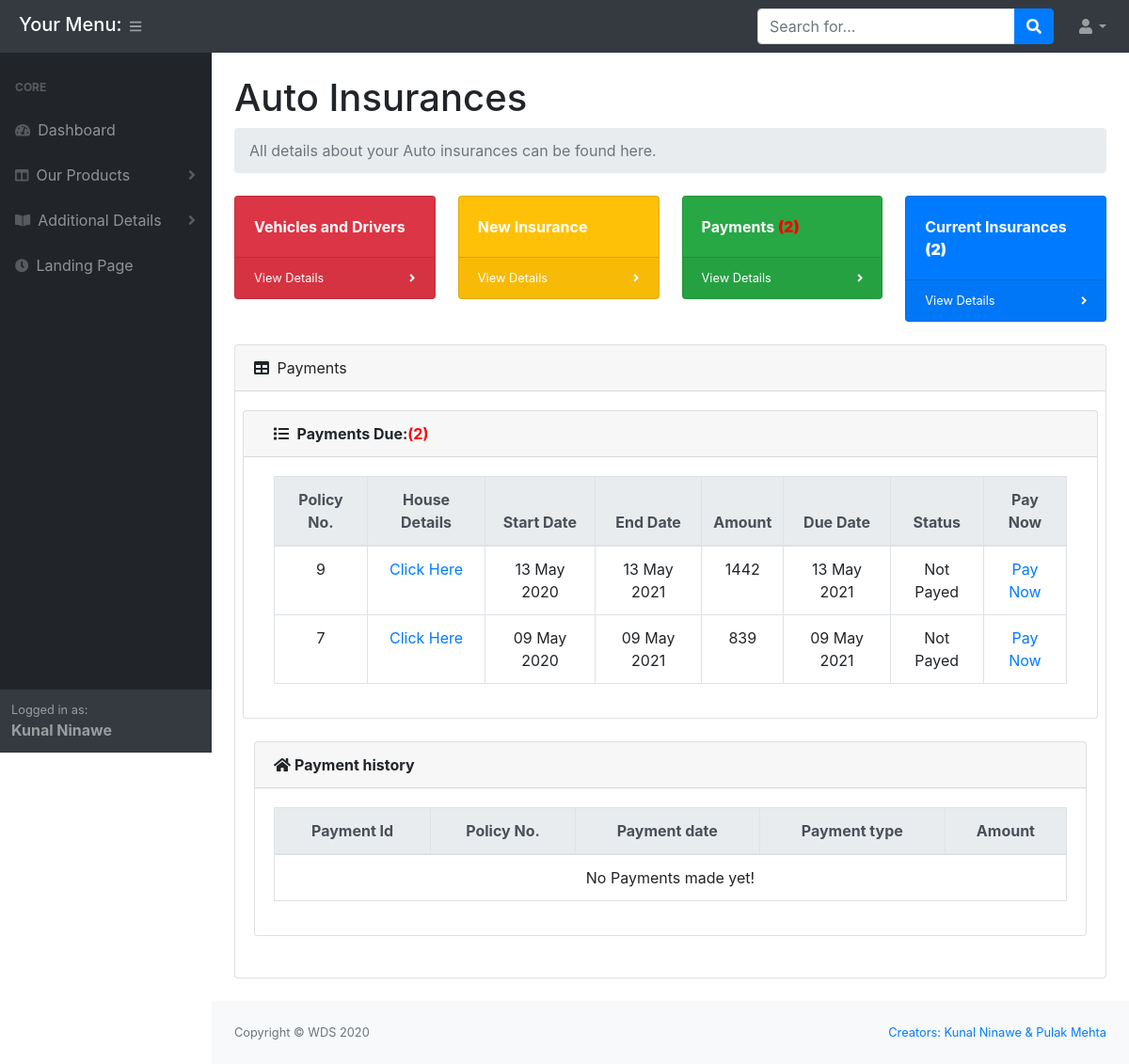
The page /customer/auto_ins_payments.php (signed in) on the database its author committed.
### tables this page shows
CREATE TABLE IF NOT EXISTS `cust_details` (
  `cust_id` int(11) NOT NULL AUTO_INCREMENT,
  `email` varchar(50) NOT NULL,
  `first_name` varchar(30) NOT NULL,
  `middle_name` varchar(30) DEFAULT NULL,
  `last_name` varchar(30) NOT NULL,
  `password` varchar(100) NOT NULL,
  `address` varchar(150) DEFAULT NULL,
  `gender` varchar(1) DEFAULT 'M',
  `marital_status` varchar(1) NOT NULL DEFAULT 'S',
  `cust_type` varchar(1) DEFAULT NULL,
  PRIMARY KEY (`cust_id`)
);

CREATE TABLE IF NOT EXISTS `auto_ins_payments` (
  `payment_id` int(11) NOT NULL AUTO_INCREMENT,
  `due_date` date NOT NULL,
  `amount` bigint(13) NOT NULL,
  `payment_date` date DEFAULT NULL,
  `payment_type` varchar(6) NOT NULL DEFAULT 'Check',
  `ainsid` int(11) NOT NULL COMMENT 'Foreign key giving all info about the insurance',
  `status` int(1) NOT NULL DEFAULT '0' COMMENT '0 means payment not done',
  PRIMARY KEY (`payment_id`)
);

CREATE TABLE IF NOT EXISTS `auto_ins` (
  `ainsid` int(11) NOT NULL AUTO_INCREMENT,
  `cust_id` int(11) NOT NULL,
  `start_date` date NOT NULL,
  `end_date` date NOT NULL,
  `total_amount` bigint(13) NOT NULL,
  `status` varchar(1) NOT NULL DEFAULT 'C',
  PRIMARY KEY (`ainsid`)
);

### customer/functions.php (the view, shortened to what this page needs)
<?php
	function showCustDetails($email){
		global $conn;
		$email = mysqli_real_escape_string($conn, $email);
		$sql = "SELECT * FROM cust_details WHERE email='$email'";
		$result = mysqli_query($conn,$sql);
		$array = mysqli_fetch_array($result);
	    if(isset($array)){
	    	return $array;
	    }
	    else{
	    	return 0;
	    }
	}
	function getFormattedDate($time){
        $day=date("d",$time);
        $month=date("M",$time);
        $year=date("Y",$time);
        return ($day." ".$month." ".$year);
	}
	function getAutoPaymentCount($email){
		global $conn;
		$sql = "SELECT * FROM auto_ins_payments WHERE status = '0' AND ainsid IN(
			SELECT ainsid FROM auto_ins WHERE cust_id=(
				SELECT cust_id FROM cust_details WHERE email='$email')
		) ORDER BY ainsid asc";
		$query = mysqli_query($conn, $sql);
		$rows = mysqli_num_rows($query);
		if($rows>0){
			return $rows;
		}
		else{
			return 0;
		}
	}
	function showAutoPayment($ainsid, $date, $status){
		global $conn;
		$sql = "SELECT * FROM auto_ins_payments WHERE ainsid='$ainsid' AND status = '$status' ORDER BY ainsid asc";
		$query = mysqli_query($conn, $sql);
		$rows = mysqli_num_rows($query);
		if($rows>0){
			return $query;
		}
		else{
			return false;
		}
	}
	function showAutoPaymentHistory($email){
		global $conn;
		$sql = "SELECT * FROM auto_ins_payments WHERE ainsid IN(
			SELECT ainsid FROM auto_ins WHERE cust_id =(
				SELECT cust_id FROM cust_details WHERE email='$email'
			)) AND status='1'";
		$query = mysqli_query($conn, $sql);
		$rows = mysqli_num_rows($query);
		if($rows>0){
			return $query;
		}
		else{
			return false;
		}
	}
	function showAutoInsDetails($email){
		global $conn;
		$sql = "SELECT * FROM auto_ins WHERE cust_id=(SELECT cust_id FROM cust_details WHERE email='$email')";
		$query = mysqli_query($conn, $sql);
		$num_rows = mysqli_num_rows($query);
		if($num_rows > 0){
			return $query;
		}
		else{
			return false;
		}
	}

### customer/functions.php (the view, shortened to what this page needs)
<?php
	function showCustDetails($email){
		global $conn;
		$email = mysqli_real_escape_string($conn, $email);
		$sql = "SELECT * FROM cust_details WHERE email='$email'";
		$result = mysqli_query($conn,$sql);
		$array = mysqli_fetch_array($result);
	    if(isset($array)){
	    	return $array;
	    }
	    else{
	    	return 0;
	    }
	}
	function getFormattedDate($time){
        $day=date("d",$time);
        $month=date("M",$time);
        $year=date("Y",$time);
        return ($day." ".$month." ".$year);
	}
	function getAutoPaymentCount($email){
		global $conn;
		$sql = "SELECT * FROM auto_ins_payments WHERE status = '0' AND ainsid IN(
			SELECT ainsid FROM auto_ins WHERE cust_id=(
				SELECT cust_id FROM cust_details WHERE email='$email')
		) ORDER BY ainsid asc";
		$query = mysqli_query($conn, $sql);
		$rows = mysqli_num_rows($query);
		if($rows>0){
			return $rows;
		}
		else{
			return 0;
		}
	}
	function showAutoPayment($ainsid, $date, $status){
		global $conn;
		$sql = "SELECT * FROM auto_ins_payments WHERE ainsid='$ainsid' AND status = '$status' ORDER BY ainsid asc";
		$query = mysqli_query($conn, $sql);
		$rows = mysqli_num_rows($query);
		if($rows>0){
			return $query;
		}
		else{
			return false;
		}
	}
	function showAutoPaymentHistory($email){
		global $conn;
		$sql = "SELECT * FROM auto_ins_payments WHERE ainsid IN(
			SELECT ainsid FROM auto_ins WHERE cust_id =(
				SELECT cust_id FROM cust_details WHERE email='$email'
			)) AND status='1'";
		$query = mysqli_query($conn, $sql);
		$rows = mysqli_num_rows($query);
		if($rows>0){
			return $query;
		}
		else{
			return false;
		}
	}
	function showAutoInsDetails($email){
		global $conn;
		$sql = "SELECT * FROM auto_ins WHERE cust_id=(SELECT cust_id FROM cust_details WHERE email='$email')";
		$query = mysqli_query($conn, $sql);
		$num_rows = mysqli_num_rows($query);
		if($num_rows > 0){
			return $query;
		}
		else{
			return false;
		}
	}

### customer/auto_ins_payments.php (shortened to what this page needs)
<!DOCTYPE html>
<html>
<head>
</head>
<body class="sb-nav-fixed">
    <?php
    require_once 'header.php';
    ?>
    <div id="layoutSidenav_content">
        <?php
        require_once 'auto_ins_header.php';
        ?>
        <?php
        $result1 = showAutoInsDetails($_SESSION['email']);
        if($result1!=false){
            while ($row1 = mysqli_fetch_array($result1)) {
				$date = date("Y-m-d",strtotime("today"));
				$res45 = showAutoPayment($row1['ainsid'], $date, '0');
            }
		}
		?>
		<?php
			$date = date("Y-m-d",strtotime("today"));
			$result = showAutoInsDetails($_SESSION['email']);
		?>
 		<div class="auto_ins_content">
 			<div class="card mb-4">
 				<div class="card-header"><i class="fas fa-table mr-1"></i> Payments</div>
 				<div class="card-body">
 					<div class="row">
 						<div class="col-xl-12 col-md-12">
 							<div class="row">
 								<div class="card mb-4 col-md-12">
 									<div class="card-header row">
		 								<div class="col-md-5">
										 <i class="fas fa-list mr-1"></i> <b>Payments Due:</b><b style="color:red">(<?php echo getAutoPaymentCount($_SESSION['email']); ?>)</b>
										 </div>
									</div>
 									<div class="card-body">
 										<div class="table-responsive">
										 <table id="invoice_details" class="table table-bordered table-hover text-center">
										 	<thead class="thead-light">
											<tr>
												<th>Policy No.</th>
												<th>House Details</th>
												<th>Start Date</th>
												<th>End Date</th>
												<th>Amount</th>
												<th>Due Date</th>
												<th>Status</th>
												<th>Pay Now</th>
											</tr>
										</thead>
										<tbody>
								<?php
								if ($result == false) {
								} else {
									while ($row = mysqli_fetch_array($result)) {
										$row['start_date'] = getFormattedDate(strtotime($row['start_date']));
										$row['end_date'] = getFormattedDate(strtotime($row['end_date']));
										$res1 = showAutoPayment($row['ainsid'], $date, '0');
										if($res1==false){
										}
										else{
											while($row1 = mysqli_fetch_array($res1)){
												$row1['due_date'] = getFormattedDate(strtotime($row1['due_date']));
												echo "
													<tr>
														<td>".$row['ainsid']."</td>
														<td><a href='#' data-toggle='modal' data-target='#vehicleDetailsModall".$row['ainsid']."'>Click Here</a></td>
														<td>" . $row['start_date'] . "</td>
														<td>" . $row['end_date'] . "</td>
														<td>" . $row1['amount'] . "</td>
														<td> ".$row1['due_date']."</td>
														<td> Not Payed</td>
														<td><a href='#' data-toggle='modal' data-target='#payNowModal".$row1['payment_id']."'>Pay Now</a></td>
													</tr>
												";
											}
										}
									}
								}
								?>
								</tbody>
 										</table>
										 </div>
 									</div>
 								</div>
 							</div>
 						</div>
 						<div class="col-xl-12">
 							<div class="card mb-4">
 								<div class="card-header"><i class="fas fa-home mr-1"></i><b>Payment history</b> </div>
 								<div class="card-body">
 									<div class="table-responsive">
									 <table id="Payment" class="table table-bordered table-hover text-center">
 										<thead class="thead-light">
 											<tr>
 												<th>Payment Id</th>
 												<th>Policy No.</th>
 												<th>Payment date</th>
 												<th>Payment type</th>
 												<th>Amount</th>
 											</tr>
 										</thead>
 										<tbody>
											<?php
												$res2 = showAutoPaymentHistory($_SESSION['email']);
												if($res2 == false){
													echo "
														<tr>
															<td colspan='5'>No Payments made yet!</td>
														</tr>
													";
												}
											?>
 										</tbody>
 									</table>
									</div>
 								</div>
 							</div>
 						</div>
 					</div>
 				</div>
 			</div>
 	</div>
 	</main>
 	<?php
		require_once 'footer.php';
		?>
 	</div>
 </body>
 </html>

### customer/header.php (shortened to what this page needs)
<?php
require_once 'functions.php';
 ?>
<!DOCTYPE html>
<html>
<head>
    <link href="css/styles.css" rel="stylesheet" />
    <link href="https://cdn.datatables.net/1.10.20/css/dataTables.bootstrap4.min.css" rel="stylesheet" />
</head>
<body class="sb-nav-fixed">
	<nav class="sb-topnav navbar navbar-expand navbar-dark bg-dark">
            <h5 style="color:white;margin-left: 20px;margin-top: 3px;">Your Menu:</h5>
            <button class="btn btn-link btn-sm order-1 order-lg-0" id="sidebarToggle" href="#"><i class="fas fa-bars"></i></button>
            <form class="d-none d-md-inline-block form-inline ml-auto mr-0 mr-md-3 my-2 my-md-0">
                <div class="input-group">
                    <input class="form-control" type="text" placeholder="Search for..." aria-label="Search" aria-describedby="basic-addon2" />
                    <div class="input-group-append">
                        <button class="btn btn-primary" type="button"><i class="fas fa-search"></i></button>
                    </div>
                </div>
            </form>
            <ul class="navbar-nav ml-auto ml-md-0">
                <li class="nav-item dropdown">
                    <a class="nav-link dropdown-toggle" id="userDropdown" href="#" role="button" data-toggle="dropdown" aria-haspopup="true" aria-expanded="false"><i class="fas fa-user fa-fw"></i></a>
                </li>
            </ul>
        </nav>
        <div id="layoutSidenav">
            <div id="layoutSidenav_nav">
                <nav class="sb-sidenav accordion sb-sidenav-dark" id="sidenavAccordion">
                    <div class="sb-sidenav-menu">
                        <div class="nav">
                            <div class="sb-sidenav-menu-heading">Core</div>
                            <a class="nav-link" href="index.php"
                                ><div class="sb-nav-link-icon"><i class="fas fa-tachometer-alt"></i></div>
                                Dashboard</a>
                            <a class="nav-link collapsed" href="#" data-toggle="collapse" data-target="#collapseLayouts" aria-expanded="false" aria-controls="collapseLayouts"
                                ><div class="sb-nav-link-icon"><i class="fas fa-columns"></i></div>
                                Our Products
                                <div class="sb-sidenav-collapse-arrow"><i class="fas fa-angle-down"></i></div
                            ></a>
                            <a class="nav-link collapsed" href="#" data-toggle="collapse" data-target="#collapsePages" aria-expanded="false" aria-controls="collapsePages"
                                ><div class="sb-nav-link-icon"><i class="fas fa-book-open"></i></div>
                                Additional Details
                                <div class="sb-sidenav-collapse-arrow"><i class="fas fa-angle-down"></i></div
                            ></a>
                            <a class="nav-link" href="../index.php">
                                <div class="sb-nav-link-icon">
                                    <i class="fas fa-clock"></i>
                                </div>
                                Landing Page
                            </a>
                        </div>
                    </div>
                    <div class="sb-sidenav-footer">
                        <div class="small">Logged in as:</div>
                        <b>
                            <?php
                                    $result = showCustDetails($_SESSION['email']);
                                    echo $result['first_name']. " " . $result['last_name'];
                             ?>
                        </b>
                    </div>
                </nav>
            </div>
</body>
</html>

### customer/auto_ins_payments.php (style rules this page uses)
#tableHouse tr td, th { text-align: center; padding: 10px; }

### rows shown on the page
cust_details: first_name "Kunal", last_name "Ninawe"
auto_ins_payments: ainsid.ainsid "9", start_date "13 May 2020", end_date "13 May 2021", amount "1442", due_date "13 May 2021"
auto_ins_payments: ainsid.ainsid "7", start_date "09 May 2020", end_date "09 May 2021", amount "839", due_date "09 May 2021"

### other values the page prints
getAutoPaymentCount($_SESSION['email']) "2"
getAutoInsuranceCount($_SESSION['email']) "2"
